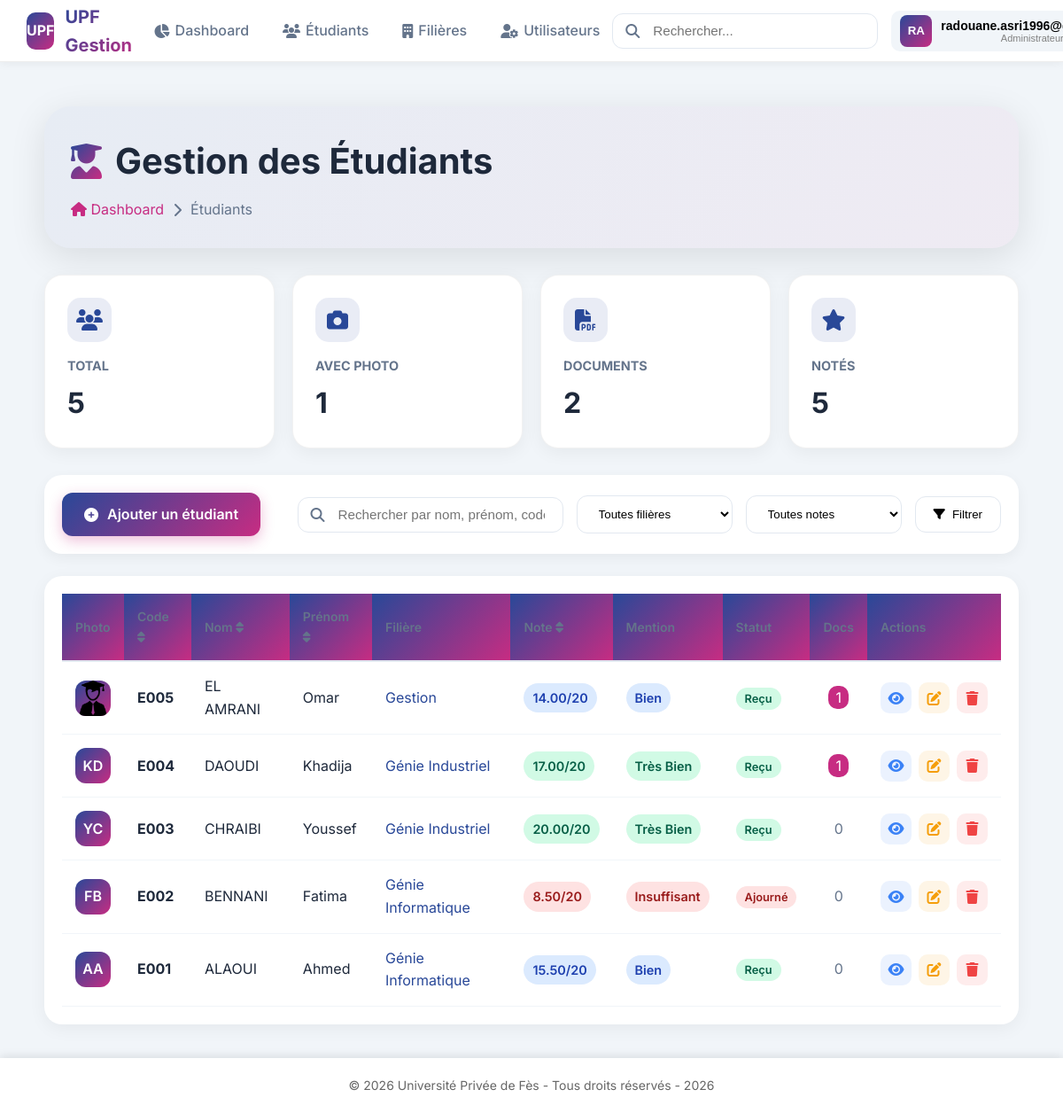
Page /admin/etudiants/liste.php (signed in) on the committed database.
### tables this page shows
CREATE TABLE `etudiants` (
  `Code` varchar(10) NOT NULL,
  `Nom` varchar(50) NOT NULL,
  `Prenom` varchar(50) NOT NULL,
  `Filiere` varchar(10) DEFAULT NULL,
  `FNote` decimal(4,2) DEFAULT NULL,
  `Photo` varchar(255) DEFAULT NULL,
  `date_naissance` date DEFAULT NULL,
  `email` varchar(100) DEFAULT NULL,
  `telephone` varchar(20) DEFAULT NULL,
  `created_at` datetime NOT NULL
);

CREATE TABLE `filieres` (
  `CodeF` varchar(10) NOT NULL,
  `IntituleF` varchar(100) NOT NULL,
  `responsable` varchar(100) DEFAULT NULL,
  `nbPlaces` int(11) DEFAULT NULL,
  `created_at` datetime NOT NULL
);

### admin/etudiants/liste.php (the view, shortened to what this page needs)
<?php
require_once '../../includes/header.php';
$pdo = getConnexion();
$page = isset($_GET['page']) ? (int)$_GET['page'] : 1;
$limit = 10;
$offset = ($page - 1) * $limit;
$search = isset($_GET['search']) ? trim($_GET['search']) : '';
$sql = "SELECT e.*, f.IntituleF, f.CodeF,
        (SELECT COUNT(*) FROM documents WHERE etudiant_id = e.Code) as nb_documents
        FROM etudiants e
        LEFT JOIN filieres f ON e.Filiere = f.CodeF
        WHERE 1=1";
$sort = isset($_GET['sort']) ? $_GET['sort'] : 'e.Code';
$order = isset($_GET['order']) && $_GET['order'] == 'ASC' ? 'ASC' : 'DESC';
$sql .= " ORDER BY $sort $order LIMIT :limit OFFSET :offset";
$stmt = $pdo->prepare($sql);
$stmt->bindValue(':limit', $limit, PDO::PARAM_INT);
$stmt->bindValue(':offset', $offset, PDO::PARAM_INT);
$stmt->execute();
$etudiants = $stmt->fetchAll();
$stats = [
    'total' => $pdo->query("SELECT COUNT(*) FROM etudiants")->fetchColumn(),
    'avec_photo' => $pdo->query("SELECT COUNT(*) FROM etudiants WHERE Photo IS NOT NULL AND Photo != ''")->fetchColumn(),
    'documents' => $pdo->query("SELECT COUNT(*) FROM documents")->fetchColumn(),
    'notes' => $pdo->query("SELECT COUNT(*) FROM etudiants WHERE FNote IS NOT NULL")->fetchColumn()
];
?>
<div class="students-page">
    <div class="page-header">
        <h1>
            <i class="fas fa-user-graduate"></i>
            Gestion des Étudiants
        </h1>
        <div class="breadcrumb">
            <a href="../dashboard.php"><i class="fas fa-home"></i> Dashboard</a>
            <i class="fas fa-chevron-right"></i>
            <span>Étudiants</span>
        </div>
    </div>
    <div class="stats-grid">
        <div class="stat-card">
            <div class="stat-icon">
                <i class="fas fa-users"></i>
            </div>
            <div class="stat-content">
                <h3>Total</h3>
                <div class="stat-number"><?php echo $stats['total']; ?></div>
            </div>
        </div>
        <div class="stat-card">
            <div class="stat-icon">
                <i class="fas fa-camera"></i>
            </div>
            <div class="stat-content">
                <h3>Avec photo</h3>
                <div class="stat-number"><?php echo $stats['avec_photo']; ?></div>
            </div>
        </div>
        <div class="stat-card">
            <div class="stat-icon">
                <i class="fas fa-file-pdf"></i>
            </div>
            <div class="stat-content">
                <h3>Documents</h3>
                <div class="stat-number"><?php echo $stats['documents']; ?></div>
            </div>
        </div>
        <div class="stat-card">
            <div class="stat-icon">
                <i class="fas fa-star"></i>
            </div>
            <div class="stat-content">
                <h3>Notés</h3>
                <div class="stat-number"><?php echo $stats['notes']; ?></div>
            </div>
        </div>
    </div>
    <div class="toolbar">
        <a href="ajouter.php" class="btn-add">
            <i class="fas fa-plus-circle"></i>
            Ajouter un étudiant
        </a>
        <form method="GET" class="filters" id="filterForm">
            <div class="search-box">
                <i class="fas fa-search"></i>
                <input type="text" name="search" placeholder="Rechercher par nom, prénom, code..."
                       value="<?php echo htmlspecialchars($search); ?>">
            </div>
            <select name="filiere" class="filter-select">
                <option value="">Toutes filières</option>
            </select>
            <select name="note" class="filter-select">
                <option value="">Toutes notes</option>
            </select>
            <button type="submit" class="btn-filter">
                <i class="fas fa-filter"></i>
                Filtrer
            </button>
        </form>
    </div>
    <div class="table-container">
        <table class="students-table">
            <thead>
                <tr>
                    <th>Photo</th>
                    <th onclick="sortTable('e.Code')">Code <i class="fas fa-sort"></i></th>
                    <th onclick="sortTable('e.Nom')">Nom <i class="fas fa-sort"></i></th>
                    <th onclick="sortTable('e.Prenom')">Prénom <i class="fas fa-sort"></i></th>
                    <th>Filière</th>
                    <th onclick="sortTable('e.FNote')">Note <i class="fas fa-sort"></i></th>
                    <th>Mention</th>
                    <th>Statut</th>
                    <th>Docs</th>
                    <th>Actions</th>
                </tr>
            </thead>
            <tbody>
                <?php if (count($etudiants) > 0): ?>
                    <?php foreach ($etudiants as $e):
                        if ($e['FNote'] !== null) {
                            if ($e['FNote'] >= 16) {
                                $mention = 'Très Bien';
                                $noteClass = 'note-excellent';
                                $status = 'Reçu';
                                $statusClass = 'status-reçu';
                            } elseif ($e['FNote'] >= 14) {
                                $mention = 'Bien';
                                $noteClass = 'note-bien';
                                $status = 'Reçu';
                                $statusClass = 'status-reçu';
                            } elseif ($e['FNote'] >= 12) {
                                $mention = 'Assez Bien';
                                $noteClass = 'note-assez-bien';
                                $status = 'Reçu';
                                $statusClass = 'status-reçu';
                            } elseif ($e['FNote'] >= 10) {
                                $mention = 'Passable';
                                $noteClass = 'note-passable';
                                $status = 'Reçu';
                                $statusClass = 'status-reçu';
                            } else {
                                $mention = 'Insuffisant';
                                $noteClass = 'note-insuffisant';
                                $status = 'Ajourné';
                                $statusClass = 'status-ajourné';
                            }
                        } else {
                            $mention = 'Non évalué';
                            $noteClass = 'note-non-evalue';
                            $status = 'En attente';
                            $statusClass = 'status-attente';
                        }
                    ?>
                        <tr>
                            <td>
                                <div class="student-avatar">
                                    <?php if (!empty($e['Photo']) && file_exists('../../' . $e['Photo'])): ?>
                                        <img src="../../<?php echo $e['Photo']; ?>" alt="Photo">
                                    <?php else: ?>
                                        <?php echo strtoupper(substr($e['Prenom'], 0, 1) . substr($e['Nom'], 0, 1)); ?>
                                    <?php endif; ?>
                                </div>
                            </td>
                            <td><strong><?php echo $e['Code']; ?></strong></td>
                            <td><?php echo htmlspecialchars($e['Nom']); ?></td>
                            <td><?php echo htmlspecialchars($e['Prenom']); ?></td>
                            <td>
                                <?php if ($e['IntituleF']): ?>
                                    <span style="color: var(--upf-blue);"><?php echo htmlspecialchars($e['IntituleF']); ?></span>
                                <?php else: ?>
                                    <span style="color: var(--gray);">Non assigné</span>
                                <?php endif; ?>
                            </td>
                            <td>
                                <?php if ($e['FNote'] !== null): ?>
                                    <span class="note-badge <?php echo $noteClass; ?>">
                                        <?php echo number_format($e['FNote'], 2); ?>/20
                                    </span>
                                <?php else: ?>
                                    <span class="note-badge note-non-evalue">---</span>
                                <?php endif; ?>
                            </td>
                            <td>
                                <span class="note-badge <?php echo $noteClass; ?>">
                                    <?php echo $mention; ?>
                                </span>
                            </td>
                            <td>
                                <span class="status-badge <?php echo $statusClass; ?>">
                                    <?php echo $status; ?>
                                </span>
                            </td>
                            <td style="text-align: center;">
                                <?php if ($e['nb_documents'] > 0): ?>
                                    <span style="background: var(--upf-pink); color: white; padding: 3px 8px; border-radius: 10px;">
                                        <?php echo $e['nb_documents']; ?>
                                    </span>
                                <?php else: ?>
                                    <span style="color: var(--gray);">0</span>
                                <?php endif; ?>
                            </td>
                            <td>
                                <div class="actions">
                                    <a href="detail.php?code=<?php echo $e['Code']; ?>" class="action-btn view" title="Voir détails">
                                        <i class="fas fa-eye"></i>
                                    </a>
                                    <a href="modifier.php?code=<?php echo $e['Code']; ?>" class="action-btn edit" title="Modifier">
                                        <i class="fas fa-edit"></i>
                                    </a>
                                    <a href="supprimer.php?code=<?php echo $e['Code']; ?>" class="action-btn delete" title="Supprimer" onclick="return confirm('Êtes-vous sûr de vouloir supprimer cet étudiant ?')">
                                        <i class="fas fa-trash"></i>
                                    </a>
                                </div>
                            </td>
                        </tr>
                    <?php endforeach; ?>
                <?php endif; ?>
            </tbody>
        </table>
    </div>
</div>
<?php require_once '../../includes/footer.php'; ?>

### assets/style.css (style rules this page uses)
:root { --upf-blue: #294898; --upf-pink: #C72C82; --upf-gray: #f5f5f5; --white: #ffffff; --dark: #333333; --success: #28a745; --danger: #dc3545; --warning: #ffc107; --info: #17a2b8; }
* { margin: 0; padding: 0; box-sizing: border-box; }
body { font-family: 'Segoe UI', Tahoma, Geneva, Verdana, sans-serif; background: linear-gradient(135deg, var(--upf-blue) 0%, var(--upf-pink) 100%); min-height: 100vh; line-height: 1.6; }
.table-container { background: var(--white); border-radius: 10px; padding: 20px; box-shadow: 0 5px 20px rgba(0, 0, 0, 0.1); overflow-x: auto; }
table { width: 100%; border-collapse: collapse; }
th { background: linear-gradient(135deg, var(--upf-blue), var(--upf-pink)); color: white; padding: 12px; font-size: 14px; text-align: left; }
td { padding: 12px; border-bottom: 1px solid #eee; }
.note-excellent { color: #28a745; font-weight: bold; }
.note-bien { color: #17a2b8; font-weight: bold; }
.note-insuffisant { color: #dc3545; font-weight: bold; }

### includes/header.php (style rules this page uses)
:root { --upf-blue:#294898; --upf-pink:#C72C82; --gradient:linear-gradient(135deg,var(--upf-blue),var(--upf-pink)); --dark:#1e293b; --gray:#64748b; --light:#f8fafc; --danger:#ef4444; --header-height:70px; }
* { margin:0; padding:0; box-sizing:border-box; }
body { font-family:'Inter',sans-serif; background:#f1f5f9; color:var(--dark); }
.search-box { position:relative; }
.search-box input { height:40px; padding:0 14px 0 35px; border:1px solid #ddd; border-radius:8px; width:230px; }
.search-box i { position:absolute; left:10px; top:50%; transform:translateY(-50%); color:var(--gray); }

### rows in the picture
etudiants: Photo (picture), Code "E005", Nom "EL AMRANI", Prenom "Omar", Filiere.IntituleF "Gestion", FNote "14.00", FNote "Bien", FNote "Reçu", nb_documents "1"
etudiants: Prenom+Nom "KD", Code "E004", Nom "DAOUDI", Prenom "Khadija", Filiere.IntituleF "Génie Industriel", FNote "17.00", FNote "Très Bien", FNote "Reçu", nb_documents "1"
etudiants: Prenom+Nom "YC", Code "E003", Nom "CHRAIBI", Prenom "Youssef", Filiere.IntituleF "Génie Industriel", FNote "20.00", FNote "Très Bien", FNote "Reçu"
etudiants: Prenom+Nom "FB", Code "E002", Nom "BENNANI", Prenom "Fatima", Filiere.IntituleF "Génie Informatique", FNote "8.50", FNote "Insuffisant", FNote "Ajourné"
etudiants: Prenom+Nom "AA", Code "E001", Nom "ALAOUI", Prenom "Ahmed", Filiere.IntituleF "Génie Informatique", FNote "15.50", FNote "Bien", FNote "Reçu"

### other values in the picture
$initiales "RA"
$stats['total'] "5"
$stats['avec_photo'] "1"
$stats['documents'] "2"
$stats['notes'] "5"
